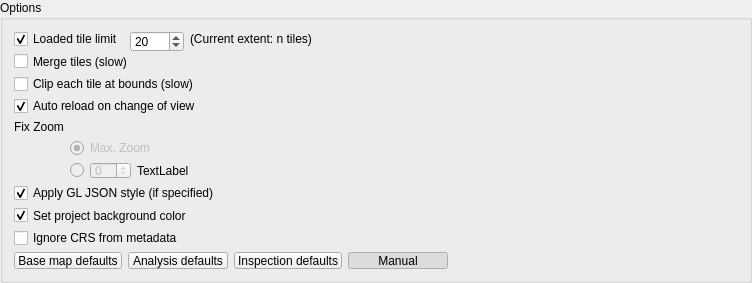
<?xml version="1.0" encoding="UTF-8"?>
<ui version="4.0">
 <class>OptionsGroup</class>
 <widget class="QGroupBox" name="OptionsGroup">
  <property name="geometry">
   <rect>
    <x>0</x>
    <y>0</y>
    <width>752</width>
    <height>283</height>
   </rect>
  </property>
  <property name="sizePolicy">
   <sizepolicy hsizetype="Minimum" vsizetype="Minimum">
    <horstretch>0</horstretch>
    <verstretch>0</verstretch>
   </sizepolicy>
  </property>
  <property name="minimumSize">
   <size>
    <width>0</width>
    <height>249</height>
   </size>
  </property>
  <property name="windowTitle">
   <string>Options</string>
  </property>
  <property name="title">
   <string>Options</string>
  </property>
  <layout class="QGridLayout" name="gridLayout">
   <item row="6" column="1">
    <widget class="QRadioButton" name="rbZoomMax">
     <property name="enabled">
      <bool>false</bool>
     </property>
     <property name="text">
      <string>Max. Zoom</string>
     </property>
     <property name="checked">
      <bool>true</bool>
     </property>
     <attribute name="buttonGroup">
      <string notr="true">buttonGroup</string>
     </attribute>
    </widget>
   </item>
   <item row="3" column="0" colspan="2">
    <widget class="QCheckBox" name="chkClipTiles">
     <property name="text">
      <string>Clip each tile at bounds (slow)</string>
     </property>
    </widget>
   </item>
   <item row="9" column="0" colspan="2">
    <widget class="QCheckBox" name="chkApplyStyles">
     <property name="toolTip">
      <string>Apply a build-in, predefined QGIS style made for OpenMapTiles (instead of random QGIS default style)</string>
     </property>
     <property name="text">
      <string>Apply GL JSON style (if specified)</string>
     </property>
     <property name="checked">
      <bool>true</bool>
     </property>
    </widget>
   </item>
   <item row="2" column="0" colspan="2">
    <widget class="QCheckBox" name="chkMergeTiles">
     <property name="text">
      <string>Merge tiles (slow)</string>
     </property>
     <property name="checked">
      <bool>false</bool>
     </property>
    </widget>
   </item>
   <item row="7" column="1">
    <layout class="QHBoxLayout" name="horizontalLayout">
     <item>
      <widget class="QRadioButton" name="rbZoomManual">
       <property name="enabled">
        <bool>false</bool>
       </property>
       <property name="text">
        <string/>
       </property>
       <attribute name="buttonGroup">
        <string notr="true">buttonGroup</string>
       </attribute>
      </widget>
     </item>
     <item alignment="Qt::AlignLeft">
      <widget class="QSpinBox" name="zoomSpin">
       <property name="enabled">
        <bool>false</bool>
       </property>
       <property name="maximumSize">
        <size>
         <width>70</width>
         <height>16777215</height>
        </size>
       </property>
      </widget>
     </item>
     <item>
      <widget class="QLabel" name="lblZoomRange">
       <property name="text">
        <string>TextLabel</string>
       </property>
      </widget>
     </item>
     <item>
      <spacer name="horizontalSpacer">
       <property name="orientation">
        <enum>Qt::Horizontal</enum>
       </property>
       <property name="sizeHint" stdset="0">
        <size>
         <width>40</width>
         <height>20</height>
        </size>
       </property>
      </spacer>
     </item>
    </layout>
   </item>
   <item row="12" column="0" colspan="2">
    <layout class="QHBoxLayout" name="horizontalLayout_2">
     <item>
      <widget class="QPushButton" name="btnResetToBasemapDefaults">
       <property name="minimumSize">
        <size>
         <width>100</width>
         <height>0</height>
        </size>
       </property>
       <property name="text">
        <string>Base map defaults</string>
       </property>
       <property name="checkable">
        <bool>true</bool>
       </property>
       <property name="checked">
        <bool>false</bool>
       </property>
       <property name="autoExclusive">
        <bool>true</bool>
       </property>
      </widget>
     </item>
     <item>
      <widget class="QPushButton" name="btnResetToAnalysisDefaults">
       <property name="minimumSize">
        <size>
         <width>100</width>
         <height>0</height>
        </size>
       </property>
       <property name="text">
        <string>Analysis defaults</string>
       </property>
       <property name="checkable">
        <bool>true</bool>
       </property>
       <property name="autoExclusive">
        <bool>true</bool>
       </property>
      </widget>
     </item>
     <item>
      <widget class="QPushButton" name="btnResetToInspectionDefaults">
       <property name="minimumSize">
        <size>
         <width>100</width>
         <height>0</height>
        </size>
       </property>
       <property name="text">
        <string>Inspection defaults</string>
       </property>
       <property name="checkable">
        <bool>true</bool>
       </property>
       <property name="autoExclusive">
        <bool>true</bool>
       </property>
      </widget>
     </item>
     <item>
      <widget class="QPushButton" name="btnManualSettings">
       <property name="minimumSize">
        <size>
         <width>100</width>
         <height>0</height>
        </size>
       </property>
       <property name="text">
        <string>Manual</string>
       </property>
       <property name="checkable">
        <bool>true</bool>
       </property>
       <property name="checked">
        <bool>true</bool>
       </property>
       <property name="autoExclusive">
        <bool>true</bool>
       </property>
      </widget>
     </item>
     <item>
      <spacer name="horizontalSpacer_2">
       <property name="orientation">
        <enum>Qt::Horizontal</enum>
       </property>
       <property name="sizeHint" stdset="0">
        <size>
         <width>40</width>
         <height>20</height>
        </size>
       </property>
      </spacer>
     </item>
    </layout>
   </item>
   <item row="4" column="0" colspan="2">
    <widget class="QCheckBox" name="chkAutoZoom">
     <property name="text">
      <string>Auto reload on change of view</string>
     </property>
     <property name="checked">
      <bool>true</bool>
     </property>
    </widget>
   </item>
   <item row="1" column="0" colspan="2">
    <layout class="QGridLayout" name="gridLayout_5" columnstretch="0,0,0,0">
     <property name="horizontalSpacing">
      <number>6</number>
     </property>
     <item row="1" column="3">
      <spacer name="horizontalSpacer_3">
       <property name="orientation">
        <enum>Qt::Horizontal</enum>
       </property>
       <property name="sizeHint" stdset="0">
        <size>
         <width>40</width>
         <height>20</height>
        </size>
       </property>
      </spacer>
     </item>
     <item row="1" column="0">
      <widget class="QCheckBox" name="chkLimitNrOfTiles">
       <property name="toolTip">
        <string>&lt;html&gt;&lt;head/&gt;&lt;body&gt;&lt;p&gt;If this option is enabled, only the specified number of tiles will be loaded from the selected source. &lt;/p&gt;&lt;p&gt;Cached tiles are not affected by this limit. Therefore, there may be more tiles visible when loading is complete.&lt;/p&gt;&lt;/body&gt;&lt;/html&gt;</string>
       </property>
       <property name="text">
        <string>Loaded tile limit</string>
       </property>
       <property name="checked">
        <bool>true</bool>
       </property>
      </widget>
     </item>
     <item row="1" column="1" alignment="Qt::AlignLeft|Qt::AlignVCenter">
      <widget class="QSpinBox" name="spinNrOfLoadedTiles">
       <property name="enabled">
        <bool>true</bool>
       </property>
       <property name="minimumSize">
        <size>
         <width>0</width>
         <height>21</height>
        </size>
       </property>
       <property name="minimum">
        <number>1</number>
       </property>
       <property name="maximum">
        <number>9999</number>
       </property>
       <property name="value">
        <number>20</number>
       </property>
      </widget>
     </item>
     <item row="1" column="2">
      <widget class="QLabel" name="lblNumberTilesInCurrentExtent">
       <property name="text">
        <string>(Current extent: n tiles)</string>
       </property>
      </widget>
     </item>
    </layout>
   </item>
   <item row="10" column="0" colspan="2">
    <widget class="QCheckBox" name="chkSetBackgroundColor">
     <property name="text">
      <string>Set project background color</string>
     </property>
     <property name="checked">
      <bool>true</bool>
     </property>
    </widget>
   </item>
   <item row="5" column="0">
    <widget class="QLabel" name="label_5">
     <property name="maximumSize">
      <size>
       <width>16777215</width>
       <height>20</height>
      </size>
     </property>
     <property name="text">
      <string>Fix Zoom</string>
     </property>
    </widget>
   </item>
   <item row="11" column="0" colspan="2">
    <widget class="QCheckBox" name="chkIgnoreCrsFromMetadata">
     <property name="toolTip">
      <string>If checked, EPSG:3857 will be used to calculate the tile extent from the current QGIS view extent</string>
     </property>
     <property name="text">
      <string>Ignore CRS from metadata</string>
     </property>
    </widget>
   </item>
  </layout>
 </widget>
 <tabstops>
  <tabstop>chkLimitNrOfTiles</tabstop>
  <tabstop>spinNrOfLoadedTiles</tabstop>
  <tabstop>chkMergeTiles</tabstop>
  <tabstop>chkClipTiles</tabstop>
  <tabstop>rbZoomMax</tabstop>
  <tabstop>rbZoomManual</tabstop>
  <tabstop>zoomSpin</tabstop>
  <tabstop>chkApplyStyles</tabstop>
  <tabstop>btnResetToBasemapDefaults</tabstop>
  <tabstop>btnResetToAnalysisDefaults</tabstop>
  <tabstop>btnResetToInspectionDefaults</tabstop>
 </tabstops>
 <resources/>
 <connections/>
 <buttongroups>
  <buttongroup name="buttonGroup"/>
 </buttongroups>
</ui>
